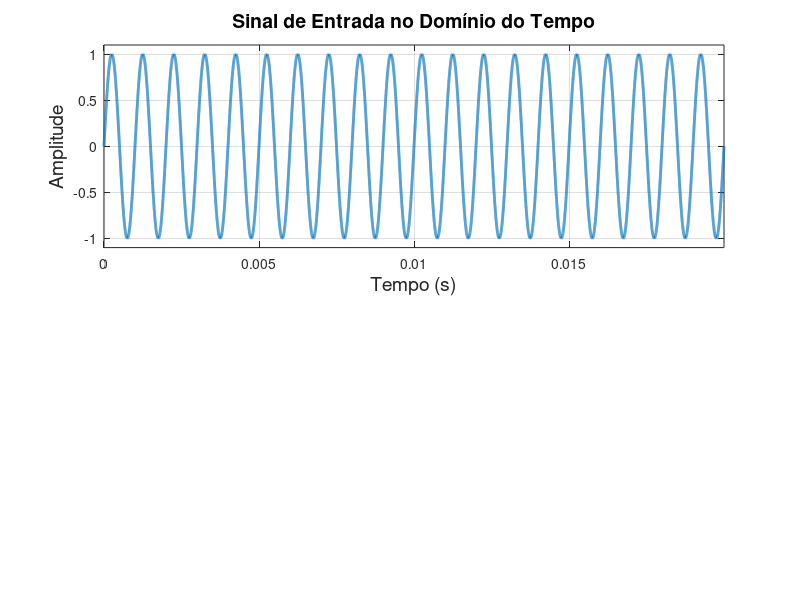

Write MATLAB code to recreate this figure. (Note: this script raises an error after producing the figure.)
%%%%%%%%%%%%%%%%%%%%%%%%%%%%%%%%%%%%%%%%%%%%%%%%%%%
% Disciplina: MI-Processamento Digital de Sinais
% Instituição: Uefs
% Período: 2022.2
% Projeto: Amostragem Natural (Gatilhamento)
% Discentes: 
%         - Gabriel Sá 
%         - Marcelo Mota
%         - Alyson Dantas
%         - Lucas Cardoso
%%%%%%%%%%%%%%%%%%%%%%%%%%%%%%%%%%%%%%%%%%%%%%%%%%%
% CASOS DE ANALISE:
% Fn = 1000;
% Caso 01 - Fs = 500 MARCA PARADA NO MESMO LUGAR PISCANDO LENTAMENTE(APARECE A CADA 2 CICLOS
% Caso 02 - Fs = 700 MARCA ANDANDO LENTAMENTE NO SENTIDO HORÁRIO
% Caso 03 - Fs = 900 MARCA ANDANDO LENTAMENTE NO SENTIDO HORÁRIO - MAIS RAPIDO QUE O ANTERIOR
% Caso 04 - Fs = 1000 MARCA PARADA NO MESMO LOCAL
% Caso 05 - Fs = 1100 MARCA ANDANDO LENTAMENTE NO SENTIDO ANTI-HORÁRIO
% Caso 06 - Fs = 1300 MARCA ALTERNADA 2-1-1 REPETE
% Caso 07 - Fs = 1500 3 MARCAS PARADAS
% Caso 08 - Fs = 1700 2 MARCAS ANDANDO EM SENTIDO HORÁRIO
% Caso 09 - Fs = 1900 2 MARCAS ANDANDO EM SENTIDO HORÁRIO - VELOCIDADE MENOR QUE 1700
% Caso 10 - Fs = 2000 2 MARCAS PARADAS
% Caso 11 - Fs = 2100 2 MARCAS ANDANDO EM SENTIDO HORÁRIO
% Caso 12 - Fs = 2300 1 MARCA ANDANDO EM SENTIDO HORÁRIO
% Caso 13 - Fs = 2500 1 MARCA ANDANDO EM SENTIDO HORÁRIO MAIS RÁPIDO QUE 2300
% Caso 14 - Fs = 3000 1 MARCA APARECENDO n VEZES A FREQENCIA SEMPRE NOS MESMO PONTOS, NESSE CASO n=3
% Caso 15 - Fs = 4000 1 MARCA APARECENDO n VEZES A FREQENCIA SEMPRE NOS  MESMO PONTOS, NESSE CASO n=4
% Caso 16 - Fs = 5000 1 MARCA APARECENDO n VEZES A FREQENCIA SEMPRE NOS MESMO PONTOS, NESSE CASO n=5 
%%%%%%%%%%%%%%%%%%%%%%%%%%%%%%%%%%%%%%%%%%%%%%%%%%%
close all; clear all; clc; %pkg load signal;
% Geração de um sinal contínuo no tempo e limitado em frequência;
% Definições no tempo para geração e amostragem do sinal de entrada:
amp      = 1;                 % Amplitude do Sinal;
freq     = 1000;              % Frequência do Sinal = 1kHz;
T        = 1/freq;             % Período do Sinal;
fs       = 3000000;           % Frequência de Amostragem para geração do sinal = 3000kHz = 3 MHz (amostras por segundo);
ts       = 1/fs;              % Período de Amostragem (um período para cada amostra);
stoptime = (20*T) - ts;        % Duração do Sinal em segundos (5 períodos);
t        = 0:ts:stoptime;     % Vetor de tempo;
% Geração de um sinal senoidal;
xt       = amp*sin(2*pi*freq*t);
N        = length(xt);    % Quantidade de amostras do sinal;
%%%%%%%%%%%%%%%%%%%%%%%%%%%%%%%%%%%%%%%%%%%%%%%%%%%
% PLOT DO SINAL ORIGINAL
p1 = figure;
subplot(2,1,1);
plot(t,xt, 'LineWidth',2);
grid on;
axis([0 stoptime min(xt)*1.1 max(xt)*1.1]);
xlabel ('Tempo (s)' , 'fontsize', 14);
ylabel ("Amplitude", 'fontsize', 14);
title ("Sinal de Entrada no Domínio do Tempo", 'fontsize', 14);
%%%%%%%%%%%%%%%%%%%%%%%%%%%%%%%%%%%%%%%%%%%%%%%%%%
% GERAÇÃO DO TREM DE PULSOS
amp  = 1;
duty = 1; %Lembrar de explicar o que acontece com a sync. 
freq_tp = 500;
pwm_signal = pulses_generator(t,freq_tp,amp,duty);
%%%%%%%%%%%%%%%%%%%%%%%%%%%%%%%%%%%%%%%%%%%%%%%%%%
% PLOT DO TREM DE PULSOS
subplot(2,1,2);
plot(t,pwm_signal, 'LineWidth',2);
grid on;
axis([0 stoptime 0 max(xt)*1.1]);
xlabel ('Tempo (s)' , 'fontsize', 14);
ylabel ("Amplitude", 'fontsize', 14);
title ("Trem de Pulsos", 'fontsize', 14);
freq_tp_str = join(['PRINTS\\', int2str(freq_tp), '_F1.pdf']);
exportgraphics(p1,freq_tp_str);
freq_tp_str = join(['PRINTS\\', int2str(freq_tp), '_F1.eps']);
exportgraphics(p1,freq_tp_str);
%%%%%%%%%%%%%%%%%%%%%%%%%%%%%%%%%%%%%%%%%%%%%%%%%%%
% MODULAÇÃO DO SINAL DE ENTRADA
xs = xt.*pwm_signal;
%%%%%%%%%%%%%%%%%%%%%%%%%%%%%%%%%%%%%%%%%%%%%%%%%%%%
% CÁLCULO DAS FFTS
[f_Xt,Xt] = my_fft2(t,xt,fs);
[f_PWM,PWM] = my_fft2(t,pwm_signal,fs);
[f_Xs,Xs] = my_fft2(t,xs,fs);
%% %%%%%%%%%%%%%%%%%%%%%%%%%%%%%%%%%%%%%%%%%%%%%%%%%%
% PLOT DA MODULAÇÃO E DA INTERSSEÇÃO DOS SINAIS ORIGINAIS E MODULADOS
% PLOT DA MODULAÇÃO
p2 = figure;
subplot(3,1,1)
plot(t,xs, 'LineWidth',2);
grid on;
xlabel ('Tempo (s)' , 'fontsize', 14);
ylabel ("Amplitude", 'fontsize', 14);
title ("Sinal Modulado com PAM", 'fontsize', 14);
%%%%%%%%%%%%%%%%%%%%%%%%%%%%%%%%%%%%%%%
% PLOT DA SOBREPOSIÇÃO DO SINAL ORIGINAL E MODULADO
subplot(3,1,2)
plot(t,xt, '-.', 'LineWidth',1);
hold on
plot(t,xs, '-', 'LineWidth',1);
grid on;
xlabel ('Tempo (s)' , 'fontsize', 14);
ylabel ("Amplitude", 'fontsize', 14);
title ("Sobreposição entre o sinal original e modulado", 'fontsize', 14);
%%%%%%%%%%%%%%%%%%%%%%%%%%%%%%%%%%%%%%
% PLOT DO VENTILADOR
[x_v, y_v] = ventilador (freq, freq_tp, stoptime);
subplot(3,1,3)
% figure;
plot(t,xt, '-.', 'LineWidth',1);
hold on
plot(x_v,y_v, 'o', 'LineWidth',1);
grid on;
xlabel('$t$','Interpreter','LaTex','FontSize',18)
ylabel('$x[nT_s],x(t)$','Interpreter','LaTex','FontSize',18)
title ("Visualização do Efeito", 'fontsize', 14);
freq_tp_str = join(['PRINTS\\', int2str(freq_tp), '_F2.pdf']);
exportgraphics(p2,freq_tp_str);
freq_tp_str = join(['PRINTS\\', int2str(freq_tp), '_F2.eps']);
exportgraphics(p2,freq_tp_str);
%% %%%%%%%%%%%%%%%%%%%%%%%%%%%%
% PLOT DO ESPECTRO DA ENTRADA, TREM DE PULSOS E SOBREPOSIÇÃO DE ESPECTROS
% PLOT ENTRADA
p3 = figure;
subplot(2,2,1)
plot(f_Xt,Xt);
axis([-3000 3000 0 max(Xt)*1.1]);
grid on;
xlabel ('{\it f} (Hertz)' , 'fontsize', 12);
ylabel ('|X({\itf})|', 'fontsize', 12);
title ("Espectro do Sinal da Entrada", 'fontsize', 12);
%%%%%%%%%%%%%%%%%%%%%%%%%%%%%%%%%
% PLOT PWM
subplot(2,2,3)
plot(f_PWM,PWM);
%axis([-3000 3000 0 max(PWM)*1.1]);
grid on;
xlabel ('{\it f} (Hertz)' , 'fontsize', 12);
ylabel ('|X({\itf})|', 'fontsize', 12);
title ("Espectro do Trem de Pulsos", 'fontsize', 12);
%%%%%%%%%%%%%%%%%%%%%%%%%%%%%%%%%%%
% PLOT SOBREPOSIÇÃO DE ESPECTROS
subplot(2,2,[2,4])
stem(f_Xt,Xt,'.');
hold on
plot(f_Xs,Xs);
axis([-3000 3000 0 max(Xs)*1.1]);
xlabel ('{\it f} (Hertz)' , 'fontsize', 12);
ylabel ('|X({\itf})|', 'fontsize', 12);
title ("Sobreposição de espectros", 'fontsize', 12);
legend ('Entrada', 'Saida');
freq_tp_str = join(['PRINTS\\', int2str(freq_tp), '_F3.pdf']);
exportgraphics(p3,freq_tp_str);
freq_tp_str = join(['PRINTS\\', int2str(freq_tp), '_F3.eps']);
exportgraphics(p3,freq_tp_str);